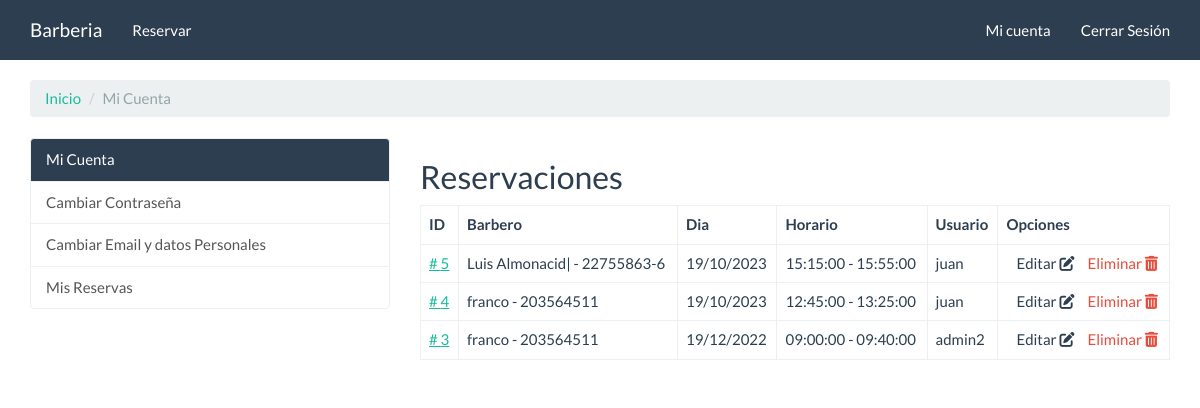
/reserva/admin/lista/reservaciones (signed in), run on the app's committed database.
### apps/reservas/models.py (models this page shows, shortened)
class Reserva(models.Model):
    barbero = ForeignKey(Barbero, on_delete=models.CASCADE, related_name='reserva')
    dia = models.DateField(help_text="Selecciona un dia en el calendario", validators=[validar_dia])
    horario = models.ForeignKey(Horario, on_delete=models.CASCADE, related_name='reserva')
    usuario = ForeignKey(Usuario, on_delete=models.CASCADE, related_name='reserva')
    class Meta:
        unique_together = ('barbero', 'dia', 'horario')

### apps/barberos/models.py (models this page shows)
class Barbero(models.Model):
    nombre = models.CharField(verbose_name="Nombre", max_length=200)
    rut = models.CharField(verbose_name="RUT", max_length=15, validators=[validarRut], help_text="Ingrese un rut valido. Ej: 22755865-K")
    email = models.EmailField(verbose_name="Email")
    telefono_regex = RegexValidator(
    regex=r'^\+?1?\d{9,15}$',
    message="El número debe estar en este formato: 933789228")
    telefono = models.CharField(verbose_name="Telefono",
                                validators=[telefono_regex],
                                max_length=17, null=False)
    servicio = models.ForeignKey(Servicio,
                               on_delete=models.CASCADE,
                               related_name='barbero')
    class Meta:
        unique_together = ('rut', 'servicio')
    def __str__(self):
        return f'{self.nombre} - {self.rut}'

class Horario(models.Model):
    desde =  models.TimeField(auto_now=False, auto_now_add=False, help_text="La hora debe estar en este formato: 14:00 o 14:00:00")
    hasta = models.TimeField(auto_now=False, auto_now_add=False, help_text="La hora debe estar en este formato: 15:30 o 15:30:00")
    def __str__(self):
        return f'{self.desde} - {self.hasta}'

### apps/cuentas/models.py (models this page shows)
class Usuario(AbstractBaseUser, PermissionsMixin):
    username = models.CharField(
        'Usuario', max_length=30, unique=True, validators=[
            validators.RegexValidator(
                re.compile('^[\w.@+-]+$'),
                'Ingrese un nombre de usuario valido. '
                'Este valor debe contener solo letras, números '
                'y los caracteres: @/./+/-/_.'
                ,  'invalid'
            )
        ], help_text='Un nombre corto que será usado'+
                    ' para identificarlo de forma única en la plataforma.'
    )
    first_name = models.CharField('Nombre', max_length=150)
    last_name = models.CharField('Apellido', max_length=150)
    email = models.EmailField('Email', unique=True)
    is_staff = models.BooleanField('Equipo', default=False)
    is_active = models.BooleanField('Activo', default=True)
    date_joined = models.DateTimeField('Fecha de Ingreso', auto_now_add=True)
    SEXO = (
        ("MAS", "Masculino"),
        ("FEM", "Femenino")
    )
    sexo = models.CharField(max_length=9, choices=SEXO,)
    phone_regex = RegexValidator(
        regex=r'^\+?1?\d{9,15}$',
        message="El número debe estar en este formato: 933789228.")
    telefono = models.CharField(verbose_name="Telefono",
                                validators=[phone_regex],
                                max_length=9, null=False, help_text='El número debe estar en este formato: 933789228')
    rut = models.CharField(verbose_name="RUT", max_length=10, validators=[validarRut], unique=True, help_text='Ingrese un rut valido. Ej: 22755865-K')
    USERNAME_FIELD = 'username'
    REQUIRED_FIELDS = ['first_name', 'last_name', 'email', 'sexo', 'telefono', 'rut']
    objects = UserManager()
    class Meta:
        verbose_name = 'Usuario'
        verbose_name_plural = 'Usuarios'
    def __str__(self):
        return self.username

### apps/reservas/views.py (the view)
class ReservacionesListView(LoginRequiredMixin, ListView):
    login_url = 'cuentas:login'
    template_name = 'reservas/reservaciones_list.html'
    def get_queryset(self):
        return Reserva.objects.all().order_by('-pk')

### templates/reservas/reservaciones_list.html (shortened to what this page needs)
{% extends "cuentas/index.html" %}
{% block cuentas_container %}
<h2>Reservaciones</h2>
<table class="table table-bordered">
    <thead>
        <tr>
            <th>
                ID
            </th>
            <th>
                Barbero
            </th>
            <th>
                Dia
            </th>
            <th>
                Horario
            </th>
            <th>
                Usuario
            </th>
            <th>
                Opciones
            </th>
        </tr>
    </thead>
    <tbody>
        {% for reserva in object_list %}
        <tr>
            <td>
                <a href=""># {{ reserva.pk }}</a>
            </td>
            <td>
                {{ reserva.barbero }}
            </td>
            <td>
                {{ reserva.dia|date:"d/m/Y" }}
            </td>
            <td>
                {{ reserva.horario }}
            </td>
            <td>
                {{ reserva.usuario }}
            </td>
            <td>
                <a href="{% url 'reservas:reservas_update' reserva.id %}" class="text-primary" style="padding-left: 10px; text-decoration: none;">Editar
                    <i class="fas fa-edit"></i>
                </a>
                <a href="{% url 'reservas:reservas_delete' reserva.id %}" class="mr-1 text-danger" style="padding-left: 10px; text-decoration: none;">Eliminar
                    <i class="fas fa-trash-alt"></i>
                </a>
            </td>
        </tr>
        {% endfor %}
    </tbody>
</table>
{% endblock %}

### templates/cuentas/index.html (shortened to what this page needs)
{% extends 'base.html'%}
{% block container %}
     <ol class="breadcrumb">
          <li><a href="{% url 'cuentas:index'%}">Inicio</a></li>
          <li class="active">Mi Cuenta</li>
        </ol>
        <div class="row">
            <div class="col-md-4">
                <div class="list-group">
                  <a href="{% url 'cuentas:index' %}" class="list-group-item active">Mi Cuenta</a>
                  <a href="{% url 'cuentas:update_password'%}" class="list-group-item">Cambiar Contraseña</a>
                  <a href="{% url 'cuentas:update_user'%}" class="list-group-item">Cambiar Email y datos Personales</a>
                  <a href="{% url 'reservas:reservas_list'%}" class="list-group-item">Mis Reservas</a>
                </div>
            </div>
            <div class="col-md-8">
            {% block cuentas_container %}{% endblock  %}
            </div>
{% endblock  %}

### templates/base.html (shortened to what this page needs)
<!DOCTYPE html>
{% load static %}
<html lang="es">
<head>
  <link rel="stylesheet" href="{% static 'assets/bootstrap.min.css' %}"media="screen" />
	<link rel="stylesheet" href="{% static 'assets/custom.min.css' %}" media="screen" />
	<link rel="stylesheet" href="{% static 'assets/extra.css' %}" media="screen" />
</head>
<body>
    <div class="navbar navbar-default navbar-fixed-top">
      <div class="container">
        <div class="navbar-header">
          <a href="{% url 'index'%}" class="navbar-brand">Barberia</a>
        </div>
        <div class="navbar-collapse collapse" id="navbar-main">
          <ul class="nav navbar-nav">
            <li>
              <a href="{% url 'reservas:reservas_create'%}">Reservar</a>
            </li>
          </ul>
          <ul class="nav navbar-nav navbar-right">
            {% if user.is_authenticated %}
              <li><a href="{% url 'cuentas:index' %}">Mi cuenta</a></li>
              <li><a href="{% url 'cuentas:logout' %}">Cerrar Sesión</a></li>
            {% else %}
              <li><a href="{% url 'cuentas:login' %}">Iniciar Sesión</a></li>
              <li><a href="{% url 'cuentas:register' %}">Registrarse</a></li>
            {% endif %}
          </ul>
        </div>
      </div>
    </div>
    <div class="container margin-top">
		{% block container %} {% endblock %}
  </div>
</body>
</html>

### static/assets/extra.css (style rules this page uses)
.margin-top { margin-top: 2em; }
body { min-height: 100vh; display: flex; flex-direction: column; }

### data on the page
Reserva: pk "5", barbero "Luis Almonacid| - 22755863-6", dia "19/10/2023", horario "15:15:00 - 15:55:00", usuario "juan"
Reserva: pk "4", barbero "franco - 203564511", dia "19/10/2023", horario "12:45:00 - 13:25:00", usuario "juan"
Reserva: pk "3", barbero "franco - 203564511", dia "19/12/2022", horario "09:00:00 - 09:40:00", usuario "admin2"
